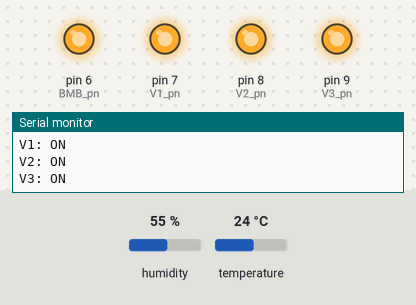
A sketch run on a simulated Arduino Uno, built with avr-gcc and run on an emulated ATmega328P. Shown: output pins drawn as LEDs (lit = HIGH), the last lines printed to the serial monitor. Inputs (shaded band) come from the test bench; at power-on: humidity 55 %, temperature 24 °C.

Above: at 4.8 s.
4.9 s: humidity set to 84 %
7.9 s: humidity set to 87 %
At 9.0 s:
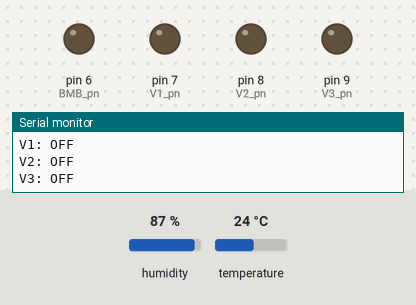
10.9 s: humidity set to 22 %
At 13.3 s:
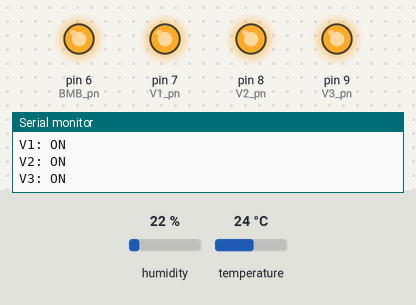
13.9 s: humidity set to 88 %
At 15.5 s:
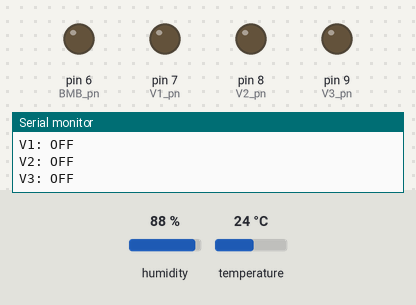
Timing chart, 0 to 17.0 s (numbered marks = the images above; inputs shaded):
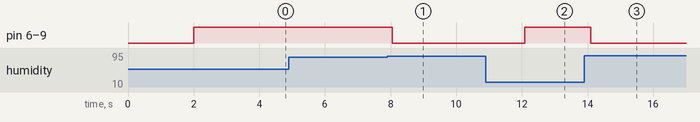

The sketch:

FOG_SYSTEM_Ctrl.ino
```cpp
// FOG SYSTEM Control basat en l'exemple DHTtester del la llibraría DHT sensor library.
//
// by Sebastian Jardi Estadella

// Example testing sketch for various DHT humidity/temperature sensors
// Written by ladyada, public domain

// REQUIRES the following Arduino libraries:
// - DHT Sensor Library: https://github.com/adafruit/DHT-sensor-library
// - Adafruit Unified Sensor Lib: https://github.com/adafruit/Adafruit_Sensor

// Sortides Digitals
// per Bomba i Valvules 1, 2, i 3.
#define BMB_pn 6
#define V1_pn 7
#define V2_pn 8
#define V3_pn 9

unsigned int T1 = 20;
unsigned int T2 = 21;
unsigned int T3 = 22;
unsigned int T4 = 23;
#define HIST 0.5    // Histeresis de OFF per Temperatura

unsigned int HM = 85;

#include "DHT.h"

#define DHTPIN 2     // Digital pin connected to the DHT sensor
// Feather HUZZAH ESP8266 note: use pins 3, 4, 5, 12, 13 or 14 --
// Pin 15 can work but DHT must be disconnected during program upload.

// Uncomment whatever type you're using!
//#define DHTTYPE DHT11   // DHT 11
//#define DHTTYPE DHT22   // DHT 22  (AM2302), AM2321
#define DHTTYPE DHT21   // DHT 21 (AM2301)

// Connect pin 1 (on the left) of the sensor to +5V
// NOTE: If using a board with 3.3V logic like an Arduino Due connect pin 1
// to 3.3V instead of 5V!
// Connect pin 2 of the sensor to whatever your DHTPIN is
// Connect pin 3 (on the right) of the sensor to GROUND (if your sensor has 3 pins)
// Connect pin 4 (on the right) of the sensor to GROUND and leave the pin 3 EMPTY (if your sensor has 4 pins)
// Connect a 10K resistor from pin 2 (data) to pin 1 (power) of the sensor

// Initialize DHT sensor.
// Note that older versions of this library took an optional third parameter to
// tweak the timings for faster processors.  This parameter is no longer needed
// as the current DHT reading algorithm adjusts itself to work on faster procs.
DHT dht(DHTPIN, DHTTYPE);

void setup() {
  Serial.begin(9600);
  Serial.println(F("DHTxx test!"));

  dht.begin();

  pinMode(BMB_pn, OUTPUT);
  pinMode(V1_pn, OUTPUT);
  pinMode(V2_pn, OUTPUT);
  pinMode(V3_pn, OUTPUT);
}

void loop() {
  // Wait a few seconds between measurements.
  delay(2000);

  // Reading temperature or humidity takes about 250 milliseconds!
  // Sensor readings may also be up to 2 seconds 'old' (its a very slow sensor)
  float h = dht.readHumidity();
  // Read temperature as Celsius (the default)
  float t = dht.readTemperature();
  // Read temperature as Fahrenheit (isFahrenheit = true)
  //float f = dht.readTemperature(true);

  // Check if any reads failed and exit early (to try again).
  //if (isnan(h) || isnan(t) || isnan(f)) {
  if (isnan(h) || isnan(t)) {
    Serial.println(F("Failed to read from DHT sensor!"));
    return;
  }

  // Compute heat index in Fahrenheit (the default)
  //float hif = dht.computeHeatIndex(f, h);
  // Compute heat index in Celsius (isFahreheit = false)
  //float hic = dht.computeHeatIndex(t, h, false);

  Serial.print(F("Humedad: "));
  Serial.print(h);

  Serial.print(F("%  Temperatura: "));
  Serial.print(t);
  Serial.println(F("°C "));

  if (t > T1 && h < HM) {
    digitalWrite(BMB_pn, HIGH);
    Serial.println("BMB: ON");
  }
  if (t < T1-HIST || h > HM) {
    digitalWrite(BMB_pn, LOW);
    Serial.println("BMB: OFF");
  }

  if (t > T2  && h < HM) {
    digitalWrite(V1_pn, HIGH);
    Serial.println("V1: ON");
  }
  if (t < T2-HIST || h > HM) {
    digitalWrite(V1_pn, LOW);
    Serial.println("V1: OFF");
  }

  if (t > T3  && h < HM) {
    digitalWrite(V2_pn, HIGH);
    Serial.println("V2: ON");
  }
  if (t < T3-HIST || h > HM) {
    digitalWrite(V2_pn, LOW);
    Serial.println("V2: OFF");
  }

  if (t > T4  && h < HM) {
    digitalWrite(V3_pn, HIGH);
    Serial.println("V3: ON");
  }
  if (t < T4-HIST || h > HM) {
    digitalWrite(V3_pn, LOW);
    Serial.println("V3: OFF");
  }
}
```

Measured:
- the behaviour switches between 85 and 86 % on humidity (found by bisection; images 0 and 1)
- after the input at 7.9 s, pin 6 (BMB_pn), pin 7 (V1_pn), pin 8 (V2_pn), pin 9 (V3_pn): HIGH → LOW after 0.15 s
- after the input at 10.9 s, pin 6 (BMB_pn), pin 7 (V1_pn), pin 8 (V2_pn), pin 9 (V3_pn): LOW → HIGH after 1.2 s
- after the input at 13.9 s, pin 6 (BMB_pn), pin 7 (V1_pn), pin 8 (V2_pn): HIGH → LOW after 0.20 s; pin 9 (V3_pn): HIGH → LOW after 0.21 s
